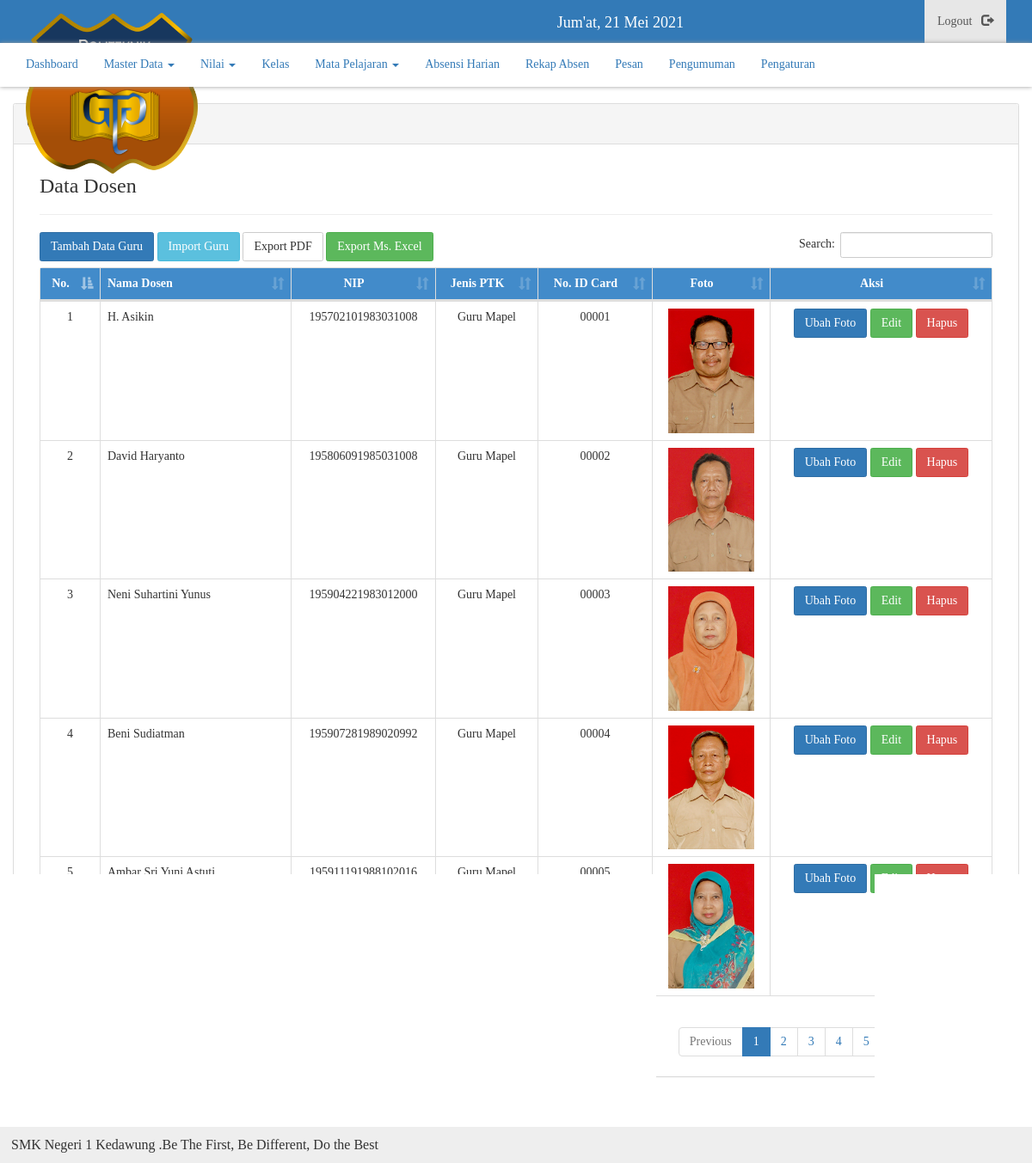
Screenshot of /admin/guru (signed in) with the database file from the repository.
### tables this page shows
CREATE TABLE `tbl_guru` (
  `id` int(11) NOT NULL,
  `id_card` varchar(100) NOT NULL,
  `password` varchar(255) NOT NULL,
  `nip` varchar(100) NOT NULL,
  `nama_guru` varchar(32) NOT NULL,
  `jenis_ptk` enum('Guru','Guru Mapel','Tata Usaha','Tim IT','Lainnya') NOT NULL,
  `wali_kelas` enum('1','0') NOT NULL DEFAULT '0',
  `hadir` varchar(5) NOT NULL DEFAULT '0',
  `izin` varchar(5) NOT NULL DEFAULT '0',
  `tugas` varchar(5) NOT NULL DEFAULT '0',
  `sakit` varchar(5) NOT NULL DEFAULT '0',
  `lain` varchar(5) NOT NULL DEFAULT '0',
  `ds` int(11) NOT NULL,
  `foto` varchar(100) NOT NULL
);

CREATE TABLE `tbl_info` (
  `id` int(11) NOT NULL,
  `isi` text NOT NULL
);

### function/main.php (called while the page is built, shortened)
<?php
function get($sql)
{
	global $link;
	if ($x = mysqli_query($link, $sql) or die(mysqli_error($link))) {
		return $x;
	}
}
function select($column, $table, $params=NULL)
{
	if ($params != NULL) {
		$sql = "SELECT $column FROM $table WHERE $params ";
	} else {
		$sql = "SELECT $column FROM $table ";
	}
	return get($sql);
}
?>

### admin/inc/guru.php (the view, shortened to what this page needs)
<?php
$sqlguru = select('*', 'tbl_guru', "ds = 0 ORDER BY id_card");
$no = 1;
$lv = @$_SESSION['adm']['super'];
?>
<div class="col-md-12">
  <h3>Data Dosen</h3>
  <hr>
  <table class="table table-bordered" id="list-data" border="1">
    <thead>
      <tr>
        <th class="ctr">No.</th>
        <th>Nama Dosen</th>
        <th class="ctr">NIP</th>
        <th class="ctr">Jenis PTK</th>
        <th class="ctr">No. ID Card</th>
        <th class="ctr">Foto</th>
        <th class="ctr">Aksi</th>
      </tr>
    </thead>
    <tbody>
      <?php while ($g = mysqli_fetch_assoc($sqlguru)) : ?>
      <tr>
        <td class="ctr"><?= $no++; ?></td>
        <td><?= $g['nama_guru']; ?></td>
        <td class="ctr"><?= $g['nip']; ?></td>
        <td class="ctr"><?= $g['jenis_ptk']; ?></td>
        <td class="ctr"><?= $g['id_card']; ?></td>
        <td class="ctr">
          <img src="../images/guru/<?= $g['id_card']; ?>.jpg" width="100px" alt="" />
        </td>
        <td class="ctr">
          <a href="ubah-foto/<?= $g['id']; ?>" class="btn btn-primary">Ubah Foto</a>
          <a href="edit-guru/<?= $g['id']; ?>" class="btn btn-success">Edit</a>
          <?php if($lv == "1"){ ?>
          <a onclick="return konfirmasi()" href="delete-guru/<?= $g['id']; ?>" class="btn btn-danger">Hapus</a>
          <?php } ?>
        </td>
      </tr>
    <?php endwhile; ?>
    </tbody>
  </table>
</div>

### templates/footer.php
<?php
$rt = select("*", "tbl_info", "id=1 LIMIT 1");
$run = mysqli_fetch_assoc($rt);
?>
<footer>
  <marquee>
    <?= $run['isi']; ?>
  </marquee>
</footer>
</body>
</html>

### rows the page displays
tbl_guru: nama_guru "H. Asikin", nip "195702101983031008", jenis_ptk "Guru Mapel", id_card "00001", id_card (picture)
tbl_guru: nama_guru "David Haryanto", nip "195806091985031008", jenis_ptk "Guru Mapel", id_card "00002", id_card (picture)
tbl_guru: nama_guru "Neni Suhartini Yunus", nip "195904221983012000", jenis_ptk "Guru Mapel", id_card "00003", id_card (picture)
tbl_guru: nama_guru "Beni Sudiatman", nip "195907281989020992", jenis_ptk "Guru Mapel", id_card "00004", id_card (picture)
tbl_guru: nama_guru "Ambar Sri Yuni Astuti", nip "195911191988102016", jenis_ptk "Guru Mapel", id_card "00005", id_card (picture)
tbl_info: isi "SMK Negeri 1 Kedawung .Be The First, Be Different, Do the Best"
